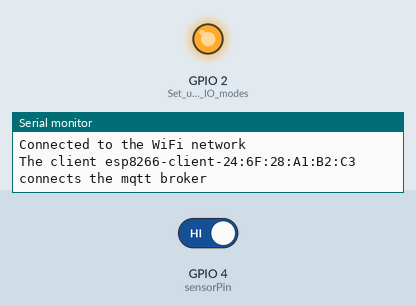
Recording of a sketch running on a simulated ESP8266 (NodeMCU). Shown: output pins drawn as LEDs (lit = HIGH), the last lines printed to the serial monitor. The inputs (shaded band) are chosen by the test bench; at power-on: GPIO 4 (sensorPin) HIGH. WiFi joins after 1.5 s; servers stay silent unless stated; no MQTT or app messages arrive unless stated.

Above: at 1.51 s.
At 2.7 s:
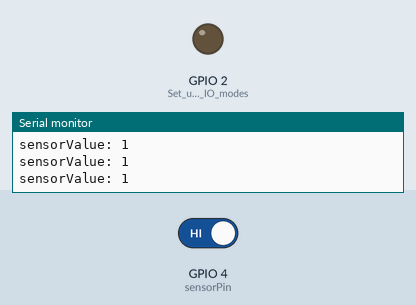
2.8 s: GPIO 4 (sensorPin) driven LOW
5.8 s: GPIO 4 (sensorPin) driven HIGH
Timing chart, 0 to 8.8 s (numbered marks = the images above; inputs shaded):
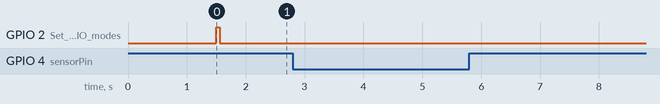

The sketch:

Task4_BLS.ino
```cpp
#include <ESP8266WiFi.h>
#include <PubSubClient.h>

#define sensorPin 4 //Definte QTI sensor pin (D2==GPIO4)

// WiFi
const char *ssid = "WIFI_SSID"; // Enter your WiFi name
const char *password = "WIFI_PASSWORD";  // Enter WiFi password

// MQTT Broker
const char *mqtt_broker = "broker's IP";  //Enter your MQTT broker's IP
const char *topic = "GROUP";  //Create a topic
const char *mqtt_username = "client";
const char *mqtt_password = "test";
const int mqtt_port = 1883;

unsigned long t;  // Processor time
int delayT = 100; //Timed event delay

//***********************************//
//   set the initial "sensorValue"   //
int sensorValue = 0;

WiFiClient espClient;
PubSubClient client(espClient);

void setup() {
  pinMode(LED_BUILTIN, OUTPUT); // Set up pin IO modes
  pinMode(sensorPin, INPUT);

  digitalWrite(LED_BUILTIN, 0); // Turn off the lights

  // Set software serial baud to 115200;
  Serial.begin(115200);

  // connecting to a WiFi network
  WiFi.begin(ssid, password);
  while (WiFi.status() != WL_CONNECTED) {
      delay(500);
      Serial.println("Connecting to WiFi..");
  }
  Serial.println("Connected to the WiFi network");

  digitalWrite(LED_BUILTIN, 1); //Turn on the light to indicate Wi-Fi success

  //connecting to a mqtt broker
  client.setServer(mqtt_broker, mqtt_port);

  while (!client.connected()) {
      String client_id = "esp8266-client-";
      client_id += String(WiFi.macAddress());
      Serial.printf("The client %s connects the mqtt broker\n", client_id.c_str());
      if (client.connect(client_id.c_str(), mqtt_username, mqtt_password)) {
          Serial.println("mqtt broker connected");
      } else {
          Serial.print("failed with state ");
          Serial.print(client.state());
          delay(2000);
      }
  }

  digitalWrite(LED_BUILTIN, 0); //Turn off the light to signal MQTT success

   t=millis(); //Mark processor time for comparison

}

void loop() {
  client.loop();
  if(millis() > t+delayT){ //Timed event for every 100ms

    t=millis(); //Renew processor time for next comparison

//*****************************************************//
//   set Serial.print the "sensorvalue" if necessary   //

  sensorValue = digitalRead(sensorPin); //Read the sensor value
  Serial.print("sensorValue: ");
  Serial.println(sensorValue);

    if(!digitalRead(sensorPin)){ //If the sensor is activated

//********************************//
//   Enter the client.publish()   //
      if (client.publish(topic, "Sensor activated")) { //Publish on topic

         digitalWrite(LED_BUILTIN, 1); //Indication of publishing

         Serial.println("Publish ok");


//****************************//
//   set the delayT for use   //
         delayT=1000; //Increase delay to cap the publishing speed to once per second

      }else {
         Serial.println("Publish failed");
      }
    }else {

//****************************//
//   set the delayT for use   //
      delayT=100;

    }//Decrease delay if sensor is not activated

  }else digitalWrite(LED_BUILTIN, 0); //Turn off the lights to ready for next activation
}
```
